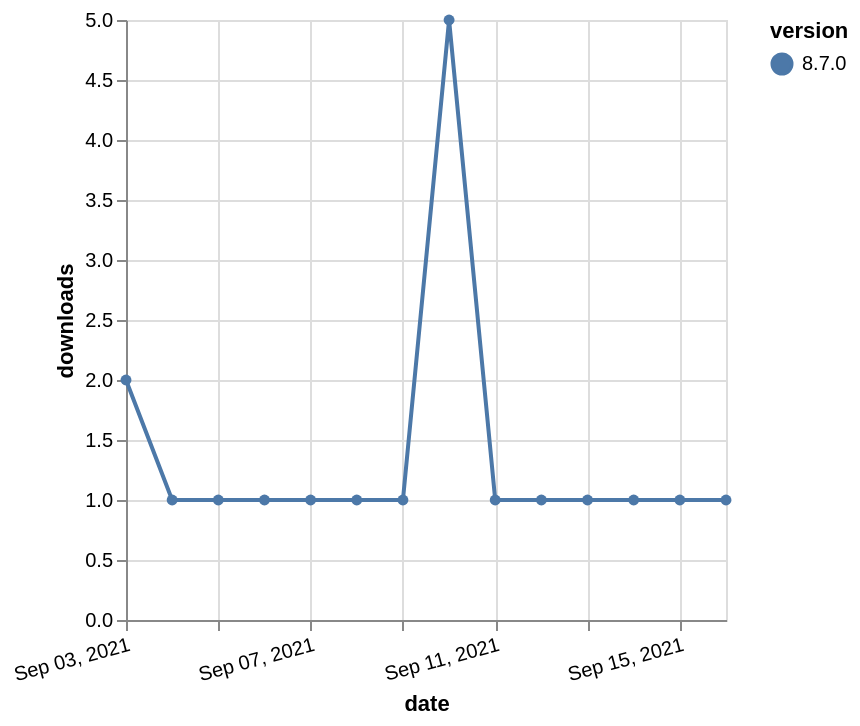

Vega-Lite specification for this chart:
### Vega-Lite specification from a JSON file in a GitHub repository (floating-point values rounded to 4 significant figures)
{"$schema": "https://vega.github.io/schema/vega-lite/v5.json", "description": "A simple bar chart with embedded data.", "data": {"values": [{"date": "2021-09-03", "total": 498, "delta": 2, "version": "8.7.0"}, {"date": "2021-09-04", "total": 499, "delta": 1, "version": "8.7.0"}, {"date": "2021-09-05", "total": 500, "delta": 1, "version": "8.7.0"}, {"date": "2021-09-06", "total": 501, "delta": 1, "version": "8.7.0"}, {"date": "2021-09-07", "total": 502, "delta": 1, "version": "8.7.0"}, {"date": "2021-09-08", "total": 503, "delta": 1, "version": "8.7.0"}, {"date": "2021-09-09", "total": 504, "delta": 1, "version": "8.7.0"}, {"date": "2021-09-10", "total": 509, "delta": 5, "version": "8.7.0"}, {"date": "2021-09-11", "total": 510, "delta": 1, "version": "8.7.0"}, {"date": "2021-09-12", "total": 511, "delta": 1, "version": "8.7.0"}, {"date": "2021-09-13", "total": 512, "delta": 1, "version": "8.7.0"}, {"date": "2021-09-14", "total": 513, "delta": 1, "version": "8.7.0"}, {"date": "2021-09-15", "total": 514, "delta": 1, "version": "8.7.0"}, {"date": "2021-09-16", "total": 515, "delta": 1, "version": "8.7.0"}]}, "width": "container", "mark": {"type": "line", "point": {"filled": true}}, "encoding": {"x": {"field": "date", "type": "temporal", "timeUnit": "yearmonthdate", "title": "date", "axis": {"labelAngle": -15}}, "y": {"field": "delta", "type": "quantitative", "title": "downloads"}, "color": {"field": "version", "type": "nominal"}, "tooltip": {"field": "delta"}}}
